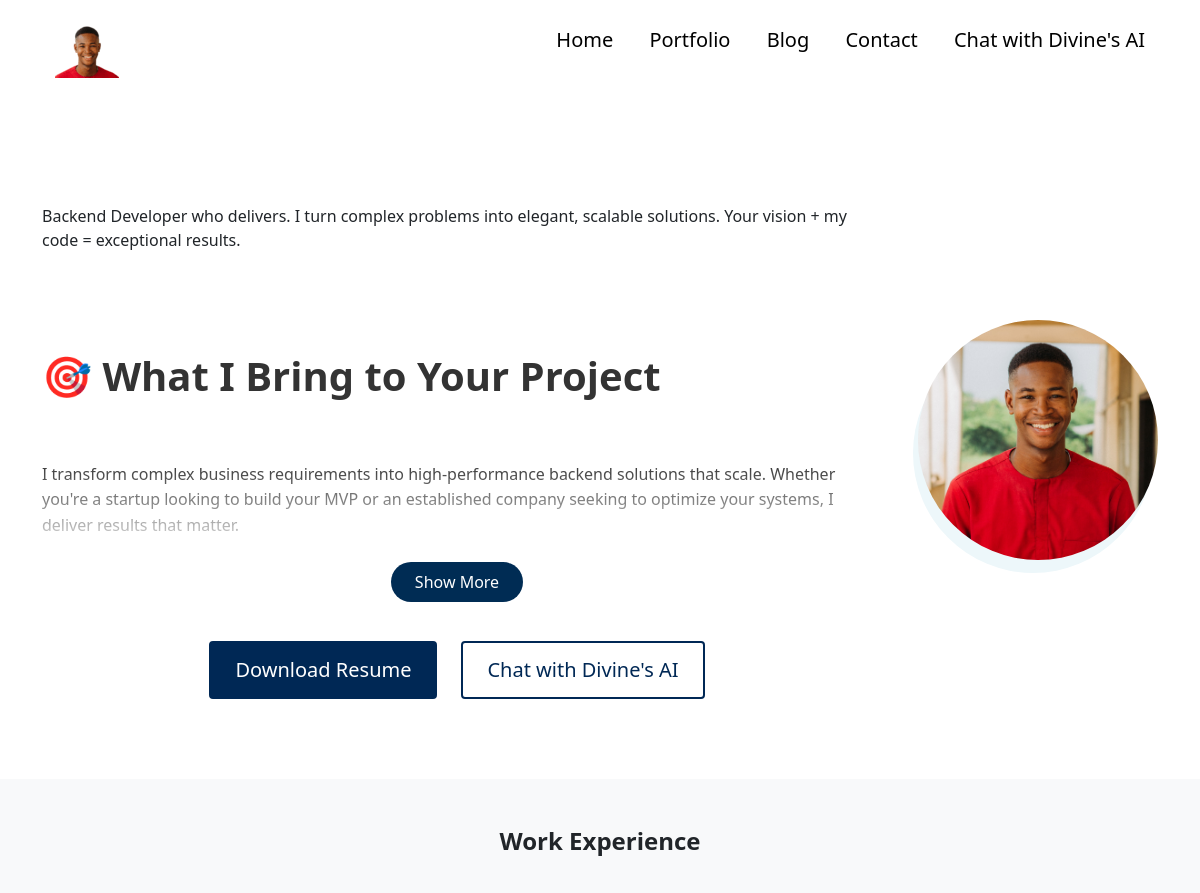
The app's page / (upper part), older data.
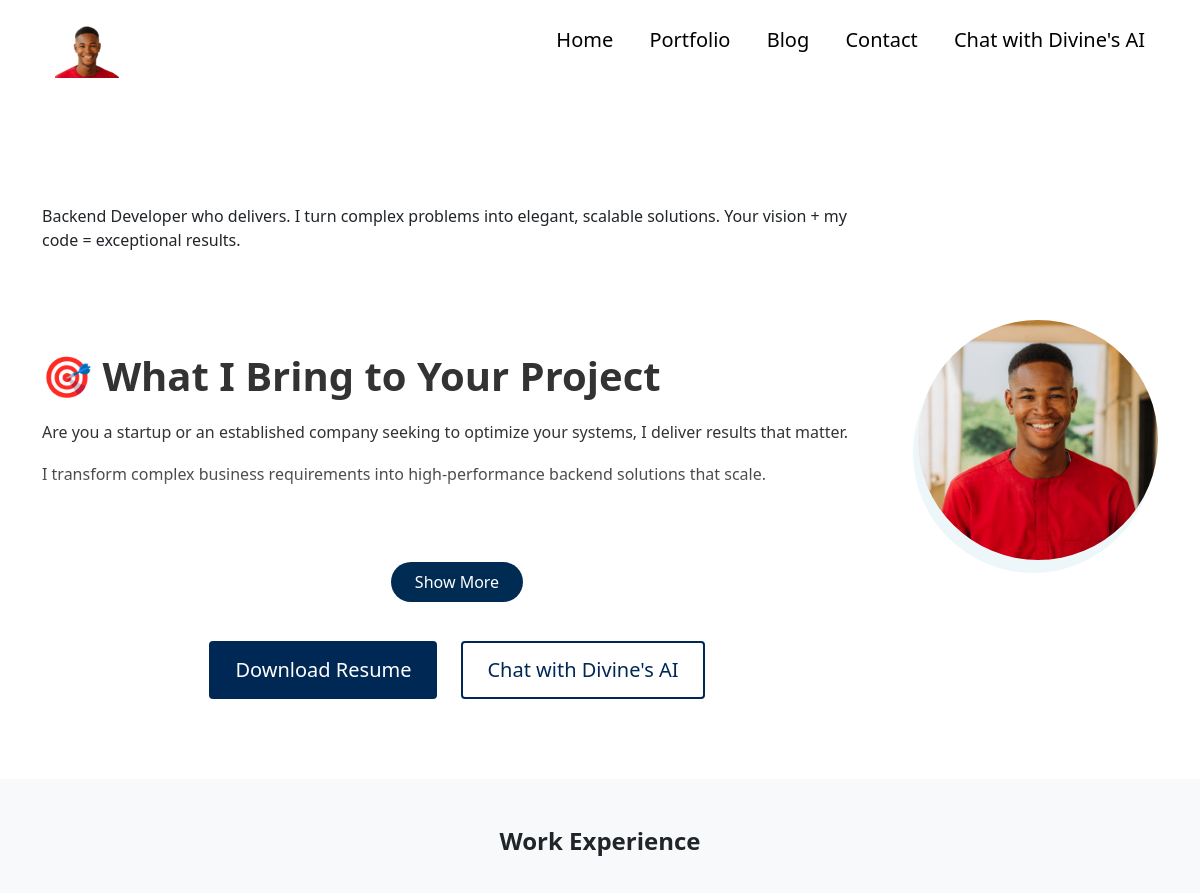
The same page, newer data.
### main/models.py (models this page shows, shortened)
class AboutMe(models.Model):
    headline = models.CharField(max_length=200)
    short_bio = models.TextField(help_text="Brief introduction that's always visible")
    detailed_bio = RichTextField(help_text="Detailed information shown when expanded")
    profile_image = models.ImageField(upload_to='profile/', blank=True, null=True)
    resume_file = models.FileField(upload_to='documents/', blank=True, null=True)
    github_url = models.URLField(blank=True)
    linkedin_url = models.URLField(blank=True)
    twitter_url = models.URLField(blank=True)
    email = models.EmailField(blank=True)
    class Meta:
        verbose_name_plural = "About Me"

### main/views.py (the view)
# urls.py: path('', views.IndexView.as_view(), name="home"),
class IndexView(generic.TemplateView):
	template_name = "main/index.html"
	def get_context_data(self, **kwargs):
		context = super().get_context_data(**kwargs)
		experiences = WorkExperience.objects.all()
		for experience in experiences:
			if experience.key_achievements:
				experience.key_achievements = experience.key_achievements.split('\n')
		about = AboutMe.objects.first()
		tools = Tool.objects.all()
		testimonials = Testimonial.objects.filter(is_active=True)
		certificates = Certificate.objects.filter(is_active=True)
		blogs = Blog.objects.filter(is_active=True)
		portfolio = Portfolio.objects.filter(is_active=True)
		profile = UserProfile.objects.first()
		context["work_experiences"] = experiences
		context["about"] = about
		context["tools"] = tools
		context["testimonials"] = testimonials
		context["certificates"] = certificates
		context["blogs"] = blogs
		context["portfolio"] = portfolio
		if profile:
			context["user_title"] = profile.title
			context["user_first_name"] = profile.user.first_name.title()
			print(profile.title)
			print(profile.user.first_name.title())
		return context

### main/models.py (called while the page is built)
    @property
    def duration(self):
        end = self.end_date or timezone.now().date()
        delta = relativedelta(end, self.start_date)
        years = delta.years
        months = delta.months
        if years and months:
            return f"{years} {'year' if years == 1 else 'years'}, {months} {'month' if months == 1 else 'months'}"
        elif years:
            return f"{years} {'year' if years == 1 else 'years'}"
        elif months:
            return f"{months} {'month' if months == 1 else 'months'}"
        else:
            return "Less than a month"

### resume/context_processors.py (called while the page is built)
def project_context(request):
    context = {
        'me': User.objects.first(),
    }
    return context

### main/templates/main/index.html (shortened to what this page needs)
{% extends 'main/base.html' %}
{% load static %}
{% block content %}
<section>
  <div class="bannerSection">
    <div class="container">
      <div class="row g-4 g-md-3 align-items-center">
        <div class="col-md-auto order-md-last">
          <div class="bannerUserImg">
            {% if me.userprofile.avatar %}
              <img src="{{ me.userprofile.avatar.url }}" alt="User Avatar">
            {% else %}
              <img src="" alt="Default Avatar">
            {% endif %}
          </div>
        </div>
        <div class="col-md">
          <div class="bannerContent">
            <h1 class="xlTitle pb-3">
            </h1>
            <p>{{me.userprofile.bio}}</p>
            <br>
            <div class="expandable-content collapsed" id="expandable-content">
              <div class="prose max-w-none">
                <p style="margin-bottom: 1rem; line-height: 1.6;">{{ about.detailed_bio|safe }}</p>
              </div>
            </div>
            <div class="flex mt-6">
              <button class="expand-button px-4 py-2 rounded-md bg-blue-500 hover:bg-blue-600 text-white font-semibold transition duration-200 shadow-md"
                      aria-expanded="false" aria-controls="expandable-content">
                <span class="mr-2 expand-text">Show More</span>
              </button>
            </div>
            <div class="bannerBtnCol mt-4">
              <div class="row justify-content-center">
                <div class="col-12 col-sm-auto mb-2 mb-sm-0">
                  <a download href="{{me.userprofile.cv.url}}" class="btn btnPrimary text-white w-100 w-sm-auto">Download Resume</a>
                </div>
                <div class="col-12 col-sm-auto">
                  <a href="{% url 'main:assistant' %}" class="btn btnOutline w-100 w-sm-auto">Chat with Divine's AI</a>
                </div>
              </div>
            </div>
          </div>
        </div>
      </div>
    </div>
  </div>
</section>
<section class="bg-light py-5">
  <div class="container" style="max-width: 960px;">
    <h2 class="h4 fw-bold text-dark mb-5 text-center">Work Experience</h2>
  </div>
</section>
{% endblock %}

Row changes from the older to the newer data that the page shows:
changed AboutMe: detailed_bio "…Bring to Your Project I transform complex business requirements into high-performance backend solutions that scale. Whether you're a startup looking to build your MVP or an established company seeking to optimize your systems, I deliver results that matter." → "…Bring to Your Project Are you a startup or an established company seeking to optimize your systems, I deliver results that matter. I transform complex business requirements into high-performance backend solutions that scale."
